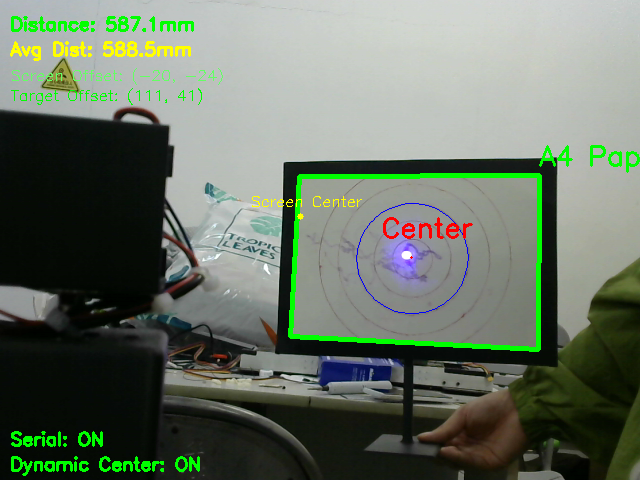
#> input picture Simplified A4 Paper Tracking System_sceenshot_01.08.2025.png, 640 x 480 px
$ python -i laser_circle.py   (imports and definitions only)
#> lines starting #> are read from the running program, lines starting #| are printed output that depends on the picture; after the words box and inside, x2 and y2 are one past the last pixel; in counts of white or black regions, pixels touching at a corner belong together
### dynamic_config.py
# 动态配置系统 - 支持运行时修改参数

import json
import os
from typing import Dict, Any, Optional

class DynamicConfig:
    """动态配置管理器 - 支持运行时修改和持久化"""

    def __init__(self, config_file: Optional[str] = None):
        self.config_file = config_file or "runtime_config.json"
        self._config = {}
        self._load_default_config()
        self._load_from_file()

    def _load_default_config(self):
        """加载默认配置"""
        self._config = {
            # A4纸的实际尺寸
            "A4_WIDTH_MM": 210.0,
            "A4_HEIGHT_MM": 297.0,

            # 检测参数
            "MEAN_INNER_VAL": 100,
            "MEAN_BORDER_VAL": 80,

            # 摄像头校准参数
            "CAMERA_PARAMS": {
                "focal_length_mm": 2.8,
                "sensor_width_mm": 5.37,
                "sensor_height_mm": 4.04,
                "calibration_factor": 2.0776785714285713
            },

            # 串口配置
            "ENABLE_SERIAL": True,
            "SERIAL_PORT": '/dev/serial/by-id/usb-ATK_ATK-HSWL-CMSIS-DAP_ATK-ABE25C13-if00',
            "SERIAL_BAUDRATE": 115200,

            # HMI串口配置
            "ENABLE_HMI": True,
            "HMI_PORT": '/dev/serial/by-id/usb-Arm_DAPLink_CMSIS-DAP_92B9DE0CD4FB882B9F36658BA81DFF1B-if01',
            "HMI_BAUDRATE": 115200,

            # 显示控制配置
            "ENABLE_DISPLAY": True,

            # 跟踪参数
            "ALIGNMENT_THRESHOLD": 6,
            "TRACK_COUNT_THRESHOLD": 4,

            # 距离计算参数
            "MAX_DISTANCE_HISTORY": 5,
            "MIN_DISTANCE_MM": 500,
            "MAX_DISTANCE_MM": 1500,

            # 圆形绘制参数
            "CIRCLE_RADIUS_CM": 6.0,
            "PHYSICAL_WIDTH_CM": 26.0,
            "PHYSICAL_HEIGHT_CM": 18.0,

            # 图像处理参数
            "CLAHE_CLIP_LIMIT": 2.0,
            "CLAHE_TILE_GRID_SIZE": [8, 8],
            "GAUSSIAN_BLUR_KERNEL": [5, 5],
            "ADAPTIVE_THRESH_BLOCK_SIZE": 11,
            "ADAPTIVE_THRESH_C": 2,
            "CONTOUR_AREA_THRESHOLD": 1000,
            "APPROX_EPSILON_FACTOR": 0.02,

            # 形态学操作参数
            "MORPHOLOGY_KERNEL_SIZE": [10, 10],

            # 屏幕中心偏移校准点
            "CALIBRATION_POINTS": [
                [600, -3, 0],
                [1000, 12, -3],
                [1300, 19, -5]
            ]
        }

    def _load_from_file(self):
        """从文件加载配置"""
        if os.path.exists(self.config_file):
            try:
                with open(self.config_file, 'r', encoding='utf-8') as f:
#> (reads runtime_config.json from the repository)
#> further down, picture is the input picture: shape (480, 640, 3); mean B, G, R 101.1, 115.4, 104.7
                    file_config = json.load(f)
                    self._config.update(file_config)
                print(f"已从 {self.config_file} 加载配置")
            except Exception as e:
                print(f"加载配置文件失败: {e}")

    # [8 lines left out: function save_to_file, not called in this run]

    def get(self, key: str, default=None):
        """获取配置值"""
        return self._config.get(key, default)

    def set(self, key: str, value: Any):
        """设置配置值"""
        self._config[key] = value

    def update(self, config_dict: Dict[str, Any]):
        """批量更新配置"""
        self._config.update(config_dict)

    def get_all(self) -> Dict[str, Any]:
        """获取所有配置"""
        return self._config.copy()

    def reset_to_default(self):
        """重置为默认配置"""
        self._load_default_config()

    # 便捷属性访问
    @property
    def MEAN_INNER_VAL(self):
        return self.get("MEAN_INNER_VAL")

    @MEAN_INNER_VAL.setter
    def MEAN_INNER_VAL(self, value):
        self.set("MEAN_INNER_VAL", value)

    @property
    def MEAN_BORDER_VAL(self):
        return self.get("MEAN_BORDER_VAL")

    @MEAN_BORDER_VAL.setter
    def MEAN_BORDER_VAL(self, value):
        self.set("MEAN_BORDER_VAL", value)

    @property
    def CAMERA_PARAMS(self):
        return self.get("CAMERA_PARAMS")

    @CAMERA_PARAMS.setter
    def CAMERA_PARAMS(self, value):
        self.set("CAMERA_PARAMS", value)

    @property
    def ALIGNMENT_THRESHOLD(self):
        return self.get("ALIGNMENT_THRESHOLD")

    @ALIGNMENT_THRESHOLD.setter
    def ALIGNMENT_THRESHOLD(self, value):
        self.set("ALIGNMENT_THRESHOLD", value)

    @property
    def TRACK_COUNT_THRESHOLD(self):
        return self.get("TRACK_COUNT_THRESHOLD")

    @TRACK_COUNT_THRESHOLD.setter
    def TRACK_COUNT_THRESHOLD(self, value):
        self.set("TRACK_COUNT_THRESHOLD", value)

    @property
    def CALIBRATION_POINTS(self):
        return self.get("CALIBRATION_POINTS")

    @CALIBRATION_POINTS.setter
    def CALIBRATION_POINTS(self, value):
        self.set("CALIBRATION_POINTS", value)

    # 添加更多属性...
    # [5 lines left out: function __getattr__, not called in this run]

    def __setattr__(self, name, value):
        """动态属性设置"""
        if name.startswith('_') or name in ['config_file']:
            super().__setattr__(name, value)
        else:
            if hasattr(self, '_config'):
                self._config[name] = value
            else:
                super().__setattr__(name, value)

# 全局配置实例
config = DynamicConfig()

# 为了向后兼容，导出所有配置变量
def _update_globals():
    """更新全局变量以保持向后兼容性"""
    globals().update(config.get_all())

_update_globals()

# 提供更新全局变量的函数
def refresh_globals():
    """刷新全局变量（在配置更改后调用）"""
    _update_globals()

### laser_circle.py
#!/usr/bin/env python3
"""
激光圆形轨迹跟踪系统
基于laser_tracking_system.py，添加激光光斑沿圆形轨迹运动功能
主文件 - 包含主要的控制逻辑和激光光斑检测
"""

import cv2
import numpy as np
import math
import time

# 导入模块化组件
from dynamic_config import config
from serial_controller import SerialController
from distance_offset_calculator import DistanceOffsetCalculator
from distance_calculator import SimpleDistanceCalculator
from a4_detector import A4PaperDetector
from display_manager import DisplayManager

dx_from_uart = 0
dy_from_uart = 0  # 用于从串口接收偏移量

class LaserSpotDetector:
    """激光光斑检测器"""

    def __init__(self):
        # 基于测试数据的多组HSV范围（更鲁棒的检测）
        self.hsv_ranges = [
            # 测试数据1: H(0-6) S(0-178) V(238-255) - 高亮度蓝紫色
            ([0, 0, 238], [6, 178, 255]),
            # 测试数据2: H(2-161) S(0-34) V(155-255) - 低饱和度高亮度
            ([2, 0, 155], [161, 34, 255]),
            # 测试数据3: H(12-122) S(0-241) V(215-255) - 宽色相范围
            ([12, 0, 215], [122, 241, 255]),
            # 测试数据4: H(15-121) S(0-230) V(192-255) - 中等亮度范围
            ([15, 0, 192], [121, 230, 255]),
        ]

        # 将HSV范围转换为numpy数组
        self.hsv_ranges = [(np.array(lower), np.array(upper)) for lower, upper in self.hsv_ranges]

        # 额外的过曝白色光斑检测（作为备用）
        self.lower_overexposed = np.array([0, 0, 245])  # 提高亮度阈值
        self.higher_overexposed = np.array([180, 30, 255])  # 降低饱和度阈值

        # 光斑检测参数
        self.min_area = 3          # 最小面积
        self.max_area = 300        # 最大面积
        self.min_circularity = 0.3  # 最小圆形度

        # 形态学操作核
        self.kernel = cv2.getStructuringElement(cv2.MORPH_ELLIPSE, (3, 3))

        # 调试模式：是否显示各个掩膜
        self.debug_mode = False

    def detect_laser_spot(self, frame):
        """检测激光光斑位置（使用多组HSV范围）"""
        # 转换到HSV色彩空间
        hsv = cv2.cvtColor(frame, cv2.COLOR_BGR2HSV)
#> hsv: shape (480, 640, 3); mean H, S, V 56.1, 64.9, 117.6

        # 初始化组合掩膜
        mask_combined = np.zeros(hsv.shape[:2], dtype=np.uint8)

        # 应用多组HSV范围检测
        for i, (lower_hsv, upper_hsv) in enumerate(self.hsv_ranges):
            mask = cv2.inRange(hsv, lower_hsv, upper_hsv)
            mask_combined = cv2.bitwise_or(mask_combined, mask)

            if self.debug_mode:
                cv2.imshow(f'Laser Mask {i+1}', mask)
#> this loop made 4 passes
#> pass 1, in detect_laser_spot, `mask = cv2.inRange(hsv, lower_hsv, upper_hsv)`:
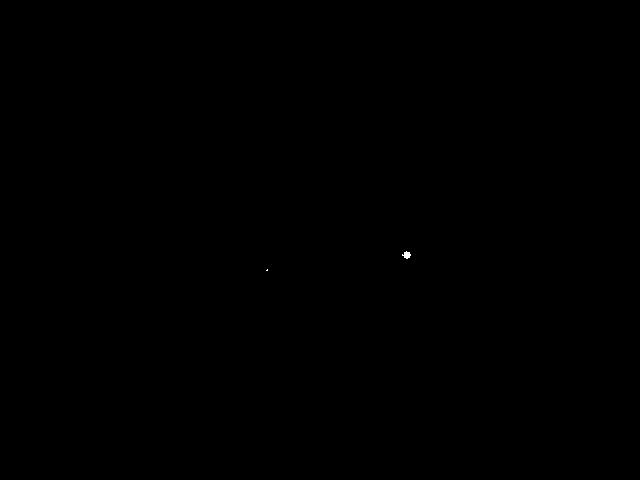
#> mask: shape (480, 640); 0.02% white; 2 white regions (1 under 20 px), largest, box (x1, y1, x2, y2) and area: (402, 251, 411, 259) 44
#> pass 2, in detect_laser_spot, `mask = cv2.inRange(hsv, lower_hsv, upper_hsv)`:
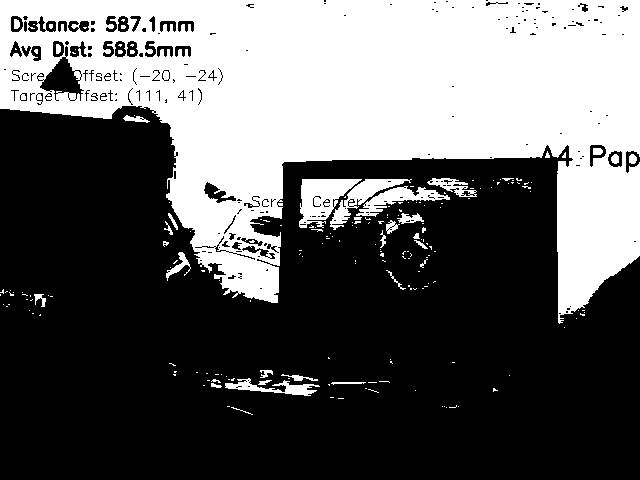
#> mask: shape (480, 640); 38.2% white; 198 white regions (165 under 20 px), largest, box (x1, y1, x2, y2) and area: (0, 0, 640, 324) 110299, (299, 179, 362, 228) 1667, (330, 179, 412, 230) 1069
#> pass 3, in detect_laser_spot, `mask = cv2.inRange(hsv, lower_hsv, upper_hsv)`:
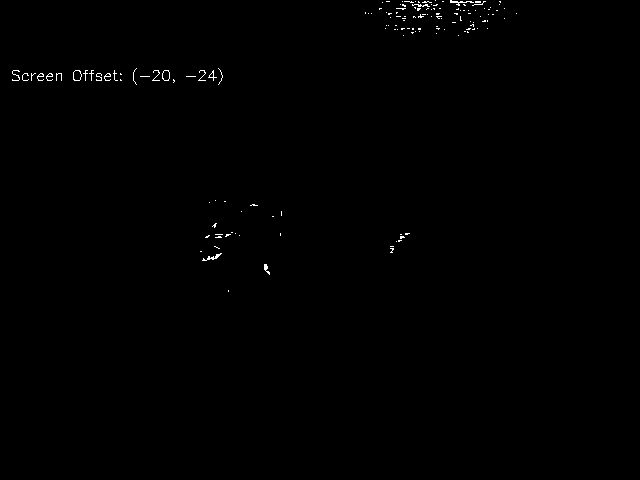
#> mask: shape (480, 640); 0.33% white in thin lines or dots, all inside (x1, y1, x2, y2) = (12, 0, 517, 292)
#> after the loop:
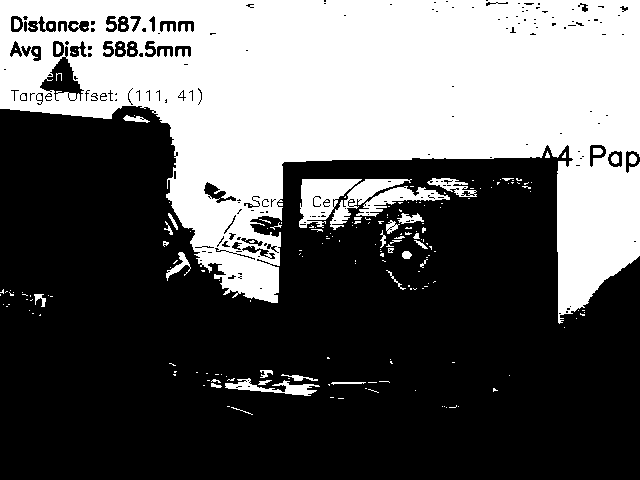
#> mask_combined: shape (480, 640); 38.4% white; 203 white regions (164 under 20 px), largest, box (x1, y1, x2, y2) and area: (0, 0, 640, 324) 110759, (299, 179, 362, 228) 1667, (330, 179, 412, 230) 1069

        # 备用检测：过曝白色掩膜
        mask_overexposed = cv2.inRange(hsv, self.lower_overexposed, self.higher_overexposed)
#> mask_overexposed: shape (480, 640); 0.03% white; 8 white regions (6 under 20 px), largest, box (x1, y1, x2, y2) and area: (402, 251, 411, 259) 61, (264, 264, 270, 274) 26
        mask_combined = cv2.bitwise_or(mask_combined, mask_overexposed)

        if self.debug_mode:
            cv2.imshow('Overexposed Mask', mask_overexposed)
            cv2.imshow('Combined Laser Mask', mask_combined)

        # 形态学操作去噪
        mask_combined = cv2.morphologyEx(mask_combined, cv2.MORPH_OPEN, self.kernel)
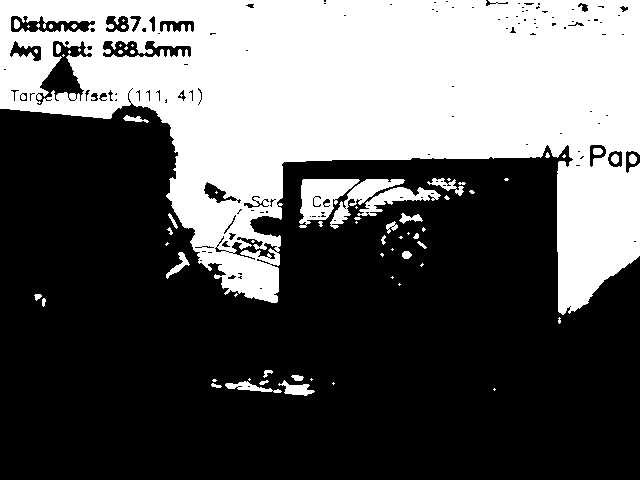
#> mask_combined: shape (480, 640); 37.7% white; 72 white regions (43 under 20 px), largest, box (x1, y1, x2, y2) and area: (0, 0, 640, 315) 109941, (299, 179, 360, 228) 1588, (330, 179, 405, 229) 986
        mask_combined = cv2.morphologyEx(mask_combined, cv2.MORPH_CLOSE, self.kernel)
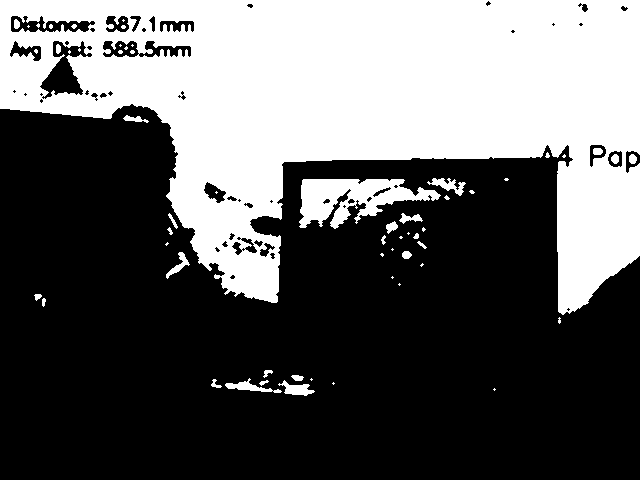
#> mask_combined: shape (480, 640); 38.1% white; 59 white regions (32 under 20 px)

        # 查找轮廓
        contours, _ = cv2.findContours(mask_combined, cv2.RETR_EXTERNAL, cv2.CHAIN_APPROX_SIMPLE)
#> contours = 40 contours, 23 with area under 20; largest, box (x1, y1, x2, y2) and area: (0, 0, 640, 315) 115047, (299, 179, 441, 229) 3582, (278, 380, 315, 396) 241, (225, 378, 282, 393) 232, (427, 178, 466, 196) 222

        best_spot = None
        best_score = 0

        for contour in contours:
            area = cv2.contourArea(contour)

            # 面积过滤
            if area < self.min_area or area > self.max_area:
                continue

            # 计算圆形度
            perimeter = cv2.arcLength(contour, True)
            if perimeter == 0:
                continue

            circularity = 4 * np.pi * area / (perimeter * perimeter)

            if circularity < self.min_circularity:
                continue

            # 计算质心
            M = cv2.moments(contour)
            if M["m00"] == 0:
                continue

            cx = int(M["m10"] / M["m00"])
            cy = int(M["m01"] / M["m00"])

            # 获取该点的HSV值用于验证
            h, s, v = hsv[cy, cx]

            # 综合评分：面积适中，圆形度高，亮度高
            area_score = min(area / 50.0, 1.0)  # 归一化面积权重
            brightness_score = v / 255.0        # 亮度权重
            score = circularity * area_score * brightness_score

            if score > best_score:
                best_score = score
                best_spot = (cx, cy, area, circularity, h, s, v)  # 添加HSV信息
#> this loop made 40 passes
#> (area, perimeter, circularity) on passes 7, 17, 29, 35, 39: (231.5, 136, 0.157), (151.5, 86.81, 0.253), (99, 65.25, 0.292), (222.5, 144.6, 0.134), (73.5, 59.7, 0.259)
#> area on passes 33, 40: 3581.5, 115047
#> after the loop, best_score = 0.919

        return best_spot, mask_combined

    # [64 lines left out: functions set_debug_mode, draw_laser_spot, not called in this run]

class CircleTrajectoryController:
    """圆形轨迹控制器 - 控制激光沿圆形轨迹运动"""

    # [187 lines left out: functions __init__, set_circle_parameters, start_circle_tracking, stop_circle_tracking, get_target_position, update_angle and 3 more, not called in this run]

class LaserCircleTrackingSystem:
    """激光圆形轨迹跟踪系统主类"""

    # [128 lines left out: functions __init__, read_hmi_command_packet, parse_hmi_command_packet, not called in this run]

    def set_fix_gap(self, fix_gap):
        """设置是否修正误差"""
        self.fix_gap = fix_gap

    # [561 lines left out: functions update_calibration_points, initialize_camera, calculate_laser_tracking_control, extract_circle_parameters_from_warped, process_frame, wait_for_start_command and 4 more, not called in this run]

# 参数调整接口类
class SystemParameterManager:
    """系统参数管理器 - 提供运行时参数调整接口"""

    # [107 lines left out: functions update_detection_parameters, update_camera_parameters, update_tracking_parameters, update_distance_range, update_circle_tracking_parameters, update_laser_parameters and 2 more, not called in this run]

# [2 lines not run here, left out]

>>> import cv2
>>> picture = cv2.imread('Simplified A4 Paper Tracking System_sceenshot_01.08.2025.png')
>>> result = LaserSpotDetector().detect_laser_spot(picture)
